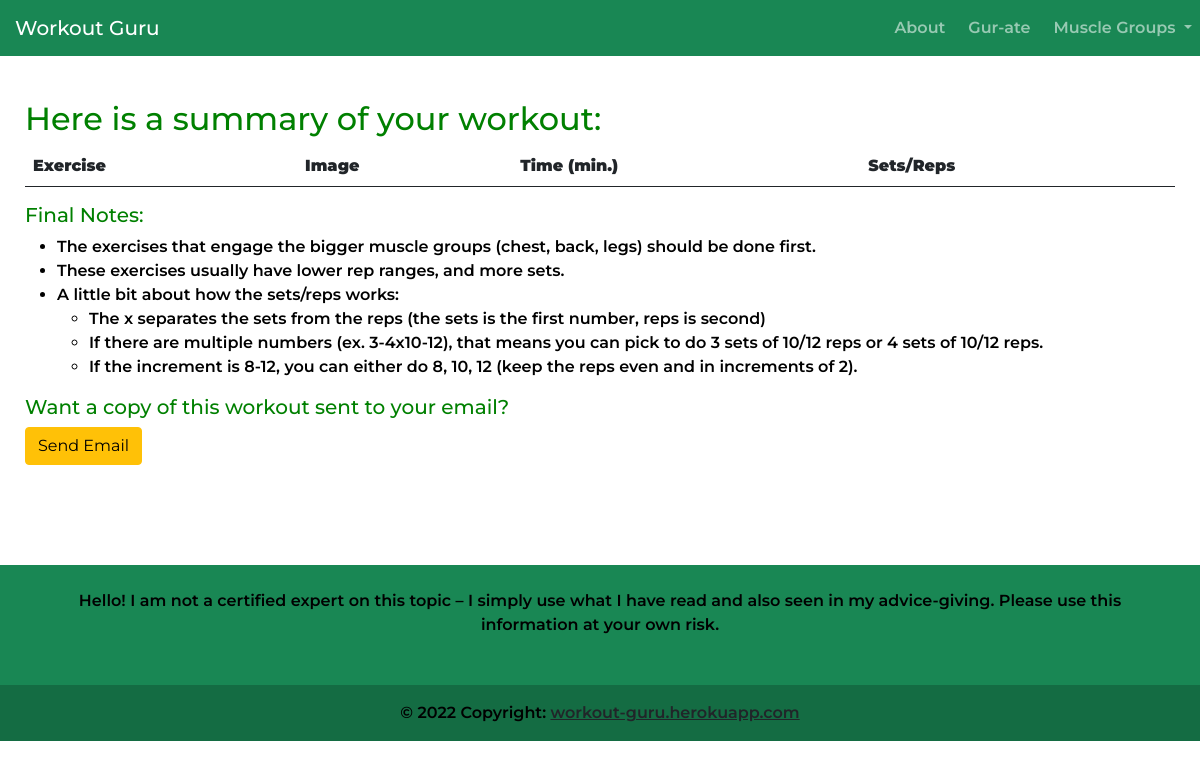
Page /display/ (signed in) on the earlier database version.
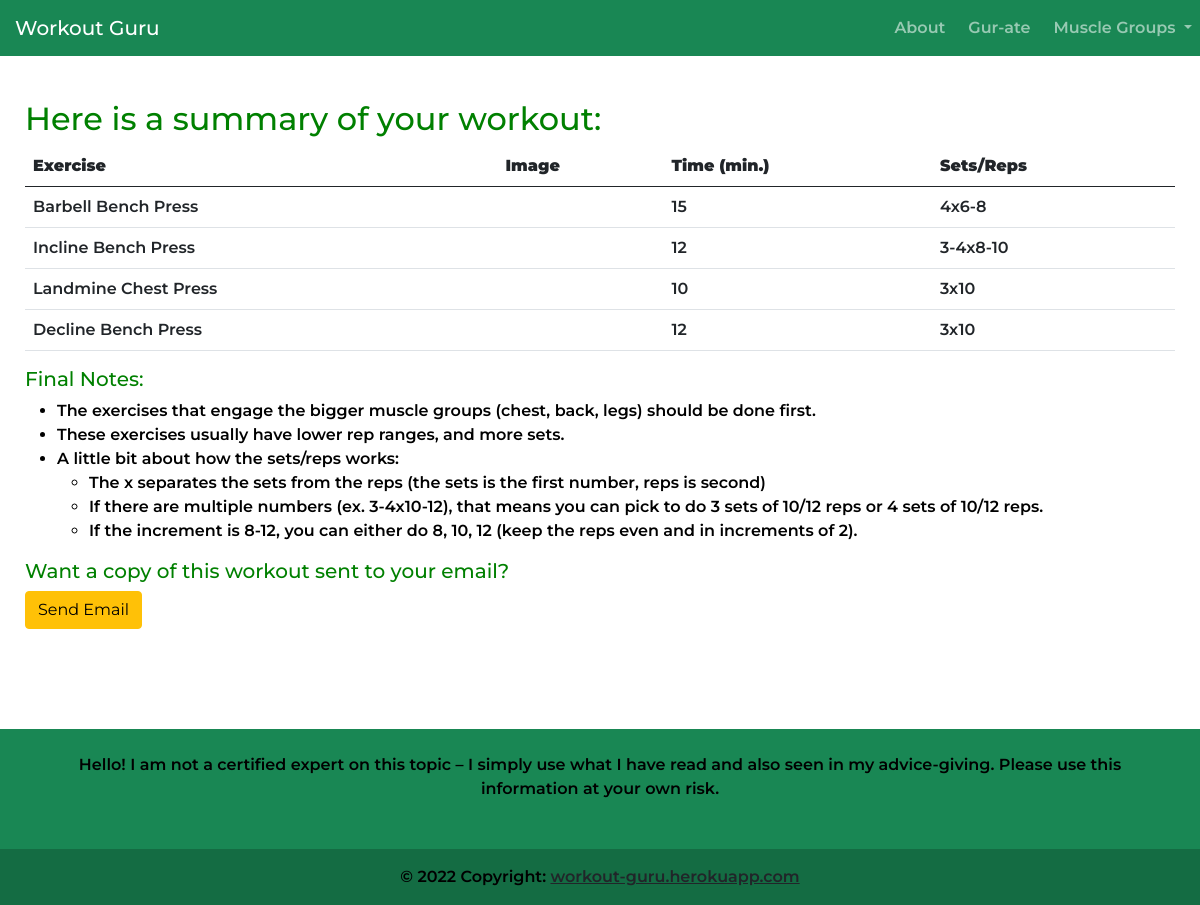
Same page on the later database version.
### main/models.py (models this page shows, shortened)
class Exercises(models.Model):
    email = models.EmailField(null=True, blank=True)
    musclegroup = models.ForeignKey(MuscleGroups, on_delete=models.CASCADE)
    name = models.CharField(max_length=300)
    time = models.PositiveSmallIntegerField()
    image = models.ImageField(
        upload_to='media/', default='default.jpeg')
    reps = models.CharField(max_length=200)
    selected = models.BooleanField()

### main/views.py (the view, shortened to what this page needs)
# urls.py: path('display/', views.display),
def display(response):
    return render(response, 'main/display.html', {'selected': Exercises.objects.filter(email=response.user, selected=True)})

### account/models.py (called while the page is built)
    def __str__(self):
        return self.email

### templates/main/display.html (shortened to what this page needs)
{% extends 'main/base.html' %}
{% block content %}
<div class="display">
  <h2>Here is a summary of your workout:</h2>
  <table class="table table-hover">
      <thead>
        <tr>
          <th scope="col"><b>Exercise</b></th>
          <th scope="col"><b>Image</b></th>
          <th scope="col"><b>Time (min.)</b></th>
          <th scope="col"><b>Sets/Reps</b></th>
        </tr>
      </thead>
      <tbody>
          {% for exercise in selected %}
          <tr>
              <td>{{exercise.name}}</td>
              <td><img src="{{exercise.image.url}}" alt="" style="max-height: 100px;"></td>
              <td>{{exercise.time}}</td>
              <td>{{exercise.reps}}</td>
          </tr>
          {% endfor %}
      </tbody>
    </table>
  <div class="final-notes">
    <h5>Final Notes:</h5>
      <ul>
        <li>The exercises that engage the bigger muscle groups (chest, back, legs) should be done first.</li>
        <li>These exercises usually have lower rep ranges, and more sets.</li>
        <li>A little bit about how the sets/reps works:
            <ul>
              <li>The x separates the sets from the reps (the sets is the first number, reps is second)</li>
              <li>If there are multiple numbers (ex. 3-4x10-12), that means you can pick to do 3 sets of 10/12 reps or 4 sets of 10/12 reps.</li>
              <li>If the increment is 8-12, you can either do 8, 10, 12 (keep the reps even and in increments of 2).</li>
          </ul>
        </li>
    </ul>
  </div>
  <div>
    <h5>Want a copy of this workout sent to your email?</h5>
    <form action="" method="POST" class="sendemail">
    <button type="submit", name="email", value="email", class="btn btn-warning" onclick="send()">Send Email</button>
    </form>
  </div>
</div>
{% endblock %}

Differences in the rows shown:
added Exercises: name "Barbell Bench Press", time "15", reps "4x6-8"
added Exercises: name "Incline Bench Press", time "12", reps "3-4x8-10"
added Exercises: name "Landmine Chest Press", time "10", reps "3x10"
added Exercises: name "Decline Bench Press", time "12", reps "3x10"
